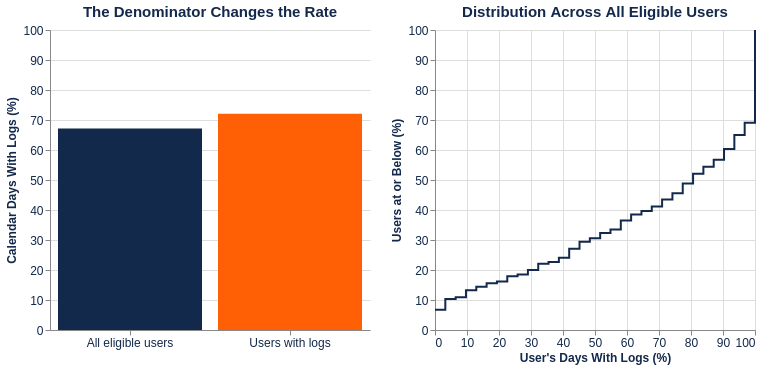

This figure's Vega-Lite source:
### Vega-Lite specification from a JSON file in a GitHub repository (floating-point values rounded to 4 significant figures)
{"config": {"view": {"continuousWidth": 300, "continuousHeight": 300, "stroke": null}, "axis": {"labelColor": "#13294B", "labelFontSize": 12, "titleColor": "#13294B", "titleFontSize": 12}, "title": {"color": "#13294B", "fontSize": 15}}, "hconcat": [{"data": {"name": "data-11da57f85177587b6eef05856c223bb0"}, "mark": {"type": "bar"}, "encoding": {"color": {"field": "population", "legend": null, "scale": {"range": ["#13294B", "#FF5F05"]}, "type": "nominal"}, "tooltip": [{"field": "population", "type": "nominal"}, {"field": "percent", "format": ".2f", "type": "quantitative"}, {"field": "users", "type": "quantitative"}, {"field": "observed_days", "type": "quantitative"}, {"field": "calendar_days", "type": "quantitative"}], "x": {"axis": {"labelAngle": 0}, "field": "population", "title": null, "type": "nominal"}, "y": {"field": "percent", "scale": {"domain": [0, 100]}, "title": "Calendar Days With Logs (%)", "type": "quantitative"}}, "height": 300, "title": "The Denominator Changes the Rate", "transform": [{"filter": "(datum.period === month)"}], "width": 320}, {"data": {"name": "data-b9cea90231b219e7c7a762fdee7cfad4"}, "mark": {"type": "line", "color": "#13294B", "interpolate": "step-after"}, "encoding": {"order": {"field": "logging_percent", "type": "quantitative"}, "tooltip": [{"field": "logging_percent", "format": ".2f", "type": "quantitative"}, {"field": "cumulative_percent", "format": ".2f", "type": "quantitative"}, {"field": "users_at_value", "type": "quantitative"}, {"field": "eligible_users", "type": "quantitative"}], "x": {"field": "logging_percent", "scale": {"domain": [0, 100]}, "title": "User's Days With Logs (%)", "type": "quantitative"}, "y": {"field": "cumulative_percent", "scale": {"domain": [0, 100]}, "title": "Users at or Below (%)", "type": "quantitative"}}, "height": 300, "title": "Distribution Across All Eligible Users", "transform": [{"filter": "(datum.period === month)"}], "width": 320}], "params": [{"name": "month", "bind": {"input": "select", "options": ["2016-05", "2016-06"], "name": "Month: "}, "value": "2016-05"}], "$schema": "https://vega.github.io/schema/vega-lite/v5.20.1.json", "datasets": {"data-11da57f85177587b6eef05856c223bb0": [{"period": "2016-05", "population": "All eligible users", "users": 340, "calendar_days": 10540, "observed_days": 7082, "percent": 67.19}, {"period": "2016-05", "population": "Users with logs", "users": 317, "calendar_days": 9827, "observed_days": 7082, "percent": 72.07}, {"period": "2016-06", "population": "All eligible users", "users": 340, "calendar_days": 10200, "observed_days": 6331, "percent": 62.07}, {"period": "2016-06", "population": "Users with logs", "users": 313, "calendar_days": 9390, "observed_days": 6331, "percent": 67.42}], "data-b9cea90231b219e7c7a762fdee7cfad4": [{"logging_percent": 0.0, "users_at_value": 23, "cumulative_percent": 6.765, "eligible_users": 340, "period": "2016-05"}, {"logging_percent": 3.226, "users_at_value": 12, "cumulative_percent": 10.29, "eligible_users": 340, "period": "2016-05"}, {"logging_percent": 6.452, "users_at_value": 2, "cumulative_percent": 10.88, "eligible_users": 340, "period": "2016-05"}, {"logging_percent": 9.677, "users_at_value": 8, "cumulative_percent": 13.24, "eligible_users": 340, "period": "2016-05"}, {"logging_percent": 12.9, "users_at_value": 4, "cumulative_percent": 14.41, "eligible_users": 340, "period": "2016-05"}, {"logging_percent": 16.13, "users_at_value": 4, "cumulative_percent": 15.59, "eligible_users": 340, "period": "2016-05"}, {"logging_percent": 19.35, "users_at_value": 2, "cumulative_percent": 16.18, "eligible_users": 340, "period": "2016-05"}, {"logging_percent": 22.58, "users_at_value": 6, "cumulative_percent": 17.94, "eligible_users": 340, "period": "2016-05"}, {"logging_percent": 25.81, "users_at_value": 2, "cumulative_percent": 18.53, "eligible_users": 340, "period": "2016-05"}, {"logging_percent": 29.03, "users_at_value": 5, "cumulative_percent": 20.0, "eligible_users": 340, "period": "2016-05"}, {"logging_percent": 32.26, "users_at_value": 7, "cumulative_percent": 22.06, "eligible_users": 340, "period": "2016-05"}, {"logging_percent": 35.48, "users_at_value": 2, "cumulative_percent": 22.65, "eligible_users": 340, "period": "2016-05"}, {"logging_percent": 38.71, "users_at_value": 5, "cumulative_percent": 24.12, "eligible_users": 340, "period": "2016-05"}, {"logging_percent": 41.94, "users_at_value": 10, "cumulative_percent": 27.06, "eligible_users": 340, "period": "2016-05"}, {"logging_percent": 45.16, "users_at_value": 8, "cumulative_percent": 29.41, "eligible_users": 340, "period": "2016-05"}, {"logging_percent": 48.39, "users_at_value": 4, "cumulative_percent": 30.59, "eligible_users": 340, "period": "2016-05"}, {"logging_percent": 51.61, "users_at_value": 6, "cumulative_percent": 32.35, "eligible_users": 340, "period": "2016-05"}, {"logging_percent": 54.84, "users_at_value": 4, "cumulative_percent": 33.53, "eligible_users": 340, "period": "2016-05"}, {"logging_percent": 58.06, "users_at_value": 10, "cumulative_percent": 36.47, "eligible_users": 340, "period": "2016-05"}, {"logging_percent": 61.29, "users_at_value": 7, "cumulative_percent": 38.53, "eligible_users": 340, "period": "2016-05"}, {"logging_percent": 64.52, "users_at_value": 4, "cumulative_percent": 39.71, "eligible_users": 340, "period": "2016-05"}, {"logging_percent": 67.74, "users_at_value": 5, "cumulative_percent": 41.18, "eligible_users": 340, "period": "2016-05"}, {"logging_percent": 70.97, "users_at_value": 8, "cumulative_percent": 43.53, "eligible_users": 340, "period": "2016-05"}, {"logging_percent": 74.19, "users_at_value": 7, "cumulative_percent": 45.59, "eligible_users": 340, "period": "2016-05"}, {"logging_percent": 77.42, "users_at_value": 11, "cumulative_percent": 48.82, "eligible_users": 340, "period": "2016-05"}, {"logging_percent": 80.65, "users_at_value": 11, "cumulative_percent": 52.06, "eligible_users": 340, "period": "2016-05"}, {"logging_percent": 83.87, "users_at_value": 8, "cumulative_percent": 54.41, "eligible_users": 340, "period": "2016-05"}, {"logging_percent": 87.1, "users_at_value": 8, "cumulative_percent": 56.76, "eligible_users": 340, "period": "2016-05"}, {"logging_percent": 90.32, "users_at_value": 12, "cumulative_percent": 60.29, "eligible_users": 340, "period": "2016-05"}, {"logging_percent": 93.55, "users_at_value": 16, "cumulative_percent": 65.0, "eligible_users": 340, "period": "2016-05"}, {"logging_percent": 96.77, "users_at_value": 14, "cumulative_percent": 69.12, "eligible_users": 340, "period": "2016-05"}, {"logging_percent": 100.0, "users_at_value": 105, "cumulative_percent": 100.0, "eligible_users": 340, "period": "2016-05"}, {"logging_percent": 0.0, "users_at_value": 27, "cumulative_percent": 7.941, "eligible_users": 340, "period": "2016-06"}, {"logging_percent": 3.333, "users_at_value": 10, "cumulative_percent": 10.88, "eligible_users": 340, "period": "2016-06"}, {"logging_percent": 6.667, "users_at_value": 8, "cumulative_percent": 13.24, "eligible_users": 340, "period": "2016-06"}, {"logging_percent": 10.0, "users_at_value": 6, "cumulative_percent": 15.0, "eligible_users": 340, "period": "2016-06"}, {"logging_percent": 13.33, "users_at_value": 5, "cumulative_percent": 16.47, "eligible_users": 340, "period": "2016-06"}, {"logging_percent": 16.67, "users_at_value": 7, "cumulative_percent": 18.53, "eligible_users": 340, "period": "2016-06"}, {"logging_percent": 20.0, "users_at_value": 7, "cumulative_percent": 20.59, "eligible_users": 340, "period": "2016-06"}, {"logging_percent": 23.33, "users_at_value": 9, "cumulative_percent": 23.24, "eligible_users": 340, "period": "2016-06"}, {"logging_percent": 26.67, "users_at_value": 11, "cumulative_percent": 26.47, "eligible_users": 340, "period": "2016-06"}, {"logging_percent": 30.0, "users_at_value": 5, "cumulative_percent": 27.94, "eligible_users": 340, "period": "2016-06"}, {"logging_percent": 33.33, "users_at_value": 2, "cumulative_percent": 28.53, "eligible_users": 340, "period": "2016-06"}, {"logging_percent": 36.67, "users_at_value": 4, "cumulative_percent": 29.71, "eligible_users": 340, "period": "2016-06"}, {"logging_percent": 40.0, "users_at_value": 8, "cumulative_percent": 32.06, "eligible_users": 340, "period": "2016-06"}, {"logging_percent": 43.33, "users_at_value": 6, "cumulative_percent": 33.82, "eligible_users": 340, "period": "2016-06"}, {"logging_percent": 46.67, "users_at_value": 5, "cumulative_percent": 35.29, "eligible_users": 340, "period": "2016-06"}, {"logging_percent": 50.0, "users_at_value": 7, "cumulative_percent": 37.35, "eligible_users": 340, "period": "2016-06"}, {"logging_percent": 53.33, "users_at_value": 4, "cumulative_percent": 38.53, "eligible_users": 340, "period": "2016-06"}, {"logging_percent": 56.67, "users_at_value": 10, "cumulative_percent": 41.47, "eligible_users": 340, "period": "2016-06"}, {"logging_percent": 60.0, "users_at_value": 3, "cumulative_percent": 42.35, "eligible_users": 340, "period": "2016-06"}, {"logging_percent": 63.33, "users_at_value": 12, "cumulative_percent": 45.88, "eligible_users": 340, "period": "2016-06"}, {"logging_percent": 66.67, "users_at_value": 5, "cumulative_percent": 47.35, "eligible_users": 340, "period": "2016-06"}, {"logging_percent": 70.0, "users_at_value": 8, "cumulative_percent": 49.71, "eligible_users": 340, "period": "2016-06"}, {"logging_percent": 73.33, "users_at_value": 11, "cumulative_percent": 52.94, "eligible_users": 340, "period": "2016-06"}, {"logging_percent": 76.67, "users_at_value": 8, "cumulative_percent": 55.29, "eligible_users": 340, "period": "2016-06"}, {"logging_percent": 80.0, "users_at_value": 9, "cumulative_percent": 57.94, "eligible_users": 340, "period": "2016-06"}, {"logging_percent": 83.33, "users_at_value": 7, "cumulative_percent": 60.0, "eligible_users": 340, "period": "2016-06"}, {"logging_percent": 86.67, "users_at_value": 6, "cumulative_percent": 61.76, "eligible_users": 340, "period": "2016-06"}, {"logging_percent": 90.0, "users_at_value": 10, "cumulative_percent": 64.71, "eligible_users": 340, "period": "2016-06"}, {"logging_percent": 93.33, "users_at_value": 15, "cumulative_percent": 69.12, "eligible_users": 340, "period": "2016-06"}, {"logging_percent": 96.67, "users_at_value": 16, "cumulative_percent": 73.82, "eligible_users": 340, "period": "2016-06"}, {"logging_percent": 100.0, "users_at_value": 89, "cumulative_percent": 100.0, "eligible_users": 340, "period": "2016-06"}]}}
